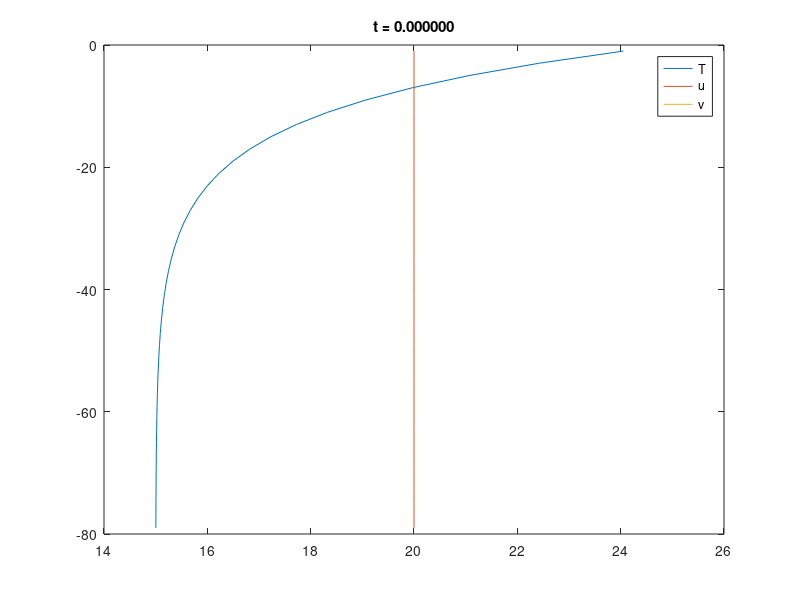

Reproduce this figure in MATLAB. (Note: this script raises an error after producing the figure.)
dz=2;
depth=80;
tmax=45;
lat=31;

q0=-300; 
tau0=0.1;

z=[-dz/2:-dz:-depth+dz/2]';
lz=length(z);
zmid=[z(1:lz-1)-dz/2]';
%temp=4+11*exp(z/500)+10*exp(z/10);
temp=15+10*exp(z/10);
u=0*z;
v=0*z;

as=[14 26 -depth 0];

rho0=1000;
cp=3900;
alpha=2e-4;
g=9.81;

dt=1/32;

f=2*2*pi*sin(lat/180*pi);
sa=sin(f*dt/2);
ca=cos(f*dt/2);

%us=u(1);
%vs=v(1);
fac1=0.25/dz/dz;
fac2=alpha*g/dz;

frm=-1;
plot(temp,z,u*10+20,z,v*5+10,z)
legend("T","u","v")
axis(as);
title(sprintf('t = %f',0));
drawnow;
frm=mkpng(frm);

ts=temp;

for t=dt:dt:tmax
 q=q0;
 if t>15 & t<30
  q=-q;
  end
 if rem(t,1)==0 && t<=18
  dc=1;
%  purge_tmp_files;
 else
  dc=0;
 end
 temp(1)=temp(1)+q*dt*86400/rho0/cp/dz;
 tav=temp(1);
 uav=u(1);
 vav=v(1);
 ind=2;
 while tav<temp(ind)
  tav=(tav*(ind-1)+temp(ind))/ind;
  uav=(uav*(ind-1)+u(ind))/ind;
  vav=(vav*(ind-1)+v(ind))/ind;
  ind=ind+1;
  if ind>lz
    break;
    end
  end
 if dc & ind>2
  plot(temp,z,tav,(1-ind)*dz,'o');
  title(sprintf('Convective mixing step -- t = %f',t));
  axis(as);
  drawnow;
  frm=mkpng(frm);
%  pause;
 end
 for j=1:ind-1
  temp(j)=tav;
  u(j)=uav;
  v(j)=vav;
  end
 
  mld=(ind-1)*dz;

  tau=tau0*24*3600/rho0/mld*dt;
  ut=u*ca+v*sa;
  v=v*ca-u*sa;
  u=ut;
  du=tau*(z > -mld);
  u=u+du;
  ut=u*ca+v*sa;
  v=v*ca-u*sa;
  u=ut;

  i1=1:lz-1;
  i2=2:lz;
  rind=fac2*(temp(i1)-temp(i2))-fac1*(u(i1)-u(i2)).^2-fac1*(v(i1)-v(i2)).^2;
  [rind0,indx]=min(rind);
  nmix=0;
  while rind0<0
   if dc
    plot(temp,z,u*10+20,z,v*10+20,z,[15,25],[zmid(indx),zmid(indx)]);
    title(sprintf('Ri mixing -- t = %f',t));
    axis(as);
    drawnow;
  frm=mkpng(frm);
    if nmix<4
%     pause;
    end
   end
%    ['mix ',num2str(indx)]
%    [temp(indx),temp(indx+1)];
    delta=1/8-3/2*rind0*dz*dz/((u(indx)-u(indx+1)).^2+(v(indx)-v(indx+1)).^2);
    mixmat=[1-delta,delta;delta,1-delta];
    temp(indx:indx+1)=mixmat*temp(indx:indx+1);
    u(indx:indx+1)=mixmat*u(indx:indx+1);
    v(indx:indx+1)=mixmat*v(indx:indx+1);
%    i1=indx-1+(indx==1);
%    i2=indx+1-(indx==lz);
    if indx==1
     i1=1:2;i2=2:3;
    elseif indx==lz-1
     i1=lz-2:lz-1;i2=lz-1:lz;
    else
     i1=indx-1:indx+1;i2=indx:indx+2;
    end
    rind(i1)=fac2*(temp(i1)-temp(i2))-fac1*(u(i1)-u(i2)).^2-fac1*(v(i1)-v(i2)).^2;
    [rind0,indx]=min(rind);
    nmix=nmix+1;
    end
% if rem(t,1)==0
   plot(temp,z,u*10+20,z,v*10+20,z);
   legend("T","u","v");
   axis(as);
   title(sprintf('Adjusted Profile -- t = %f',t));
   drawnow;
  frm=mkpng(frm);
%   ts=[ts,temp];
%   return
%   end
 end
